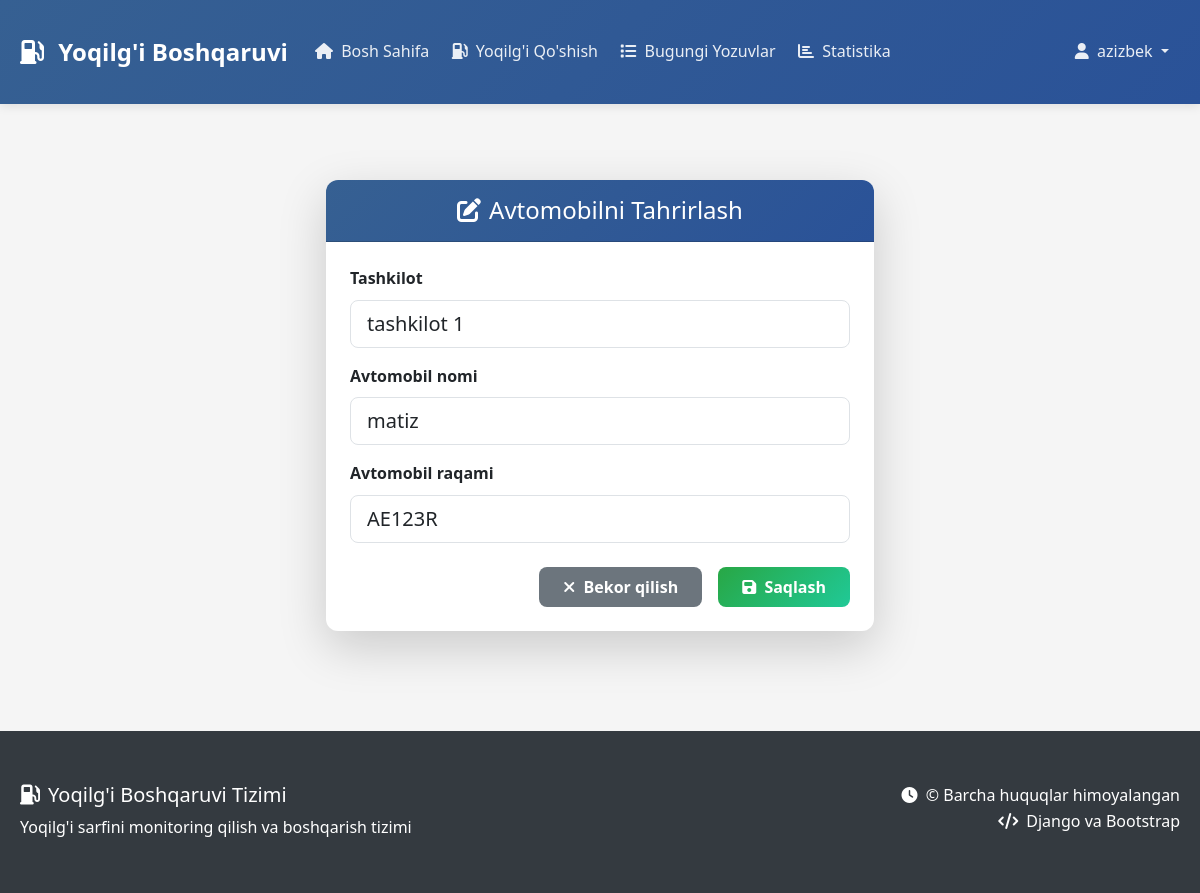
Page /avto/edit/1/ (signed in) on the committed database.
### main/models.py (models this page shows, shortened)
class User(AbstractUser):
    phone = models.CharField(max_length=15)

class Avto(models.Model):
    tashkilot = models.ForeignKey(Tashkilot,on_delete=models.CASCADE,default=1,)
    title = models.CharField(max_length=100)
    avto_number = models.CharField(max_length=20)

### main/views.py (the view)
# urls.py: path('avto/edit/<int:pk>/', avto_edit, name='avto_edit'),
@login_required
def avto_edit(request, pk):
    avto = get_object_or_404(Avto, pk=pk)
    tashkilotlar = Tashkilot.objects.all()
    if request.method == 'POST':
        form = AvtoForm(request.POST, instance=avto)
        if form.is_valid():
            form.save()
            messages.success(request, 'Avtomobil muvaffaqiyatli yangilandi!')
            return redirect('admin_panel')
    else:
        form = AvtoForm(instance=avto)
    return render(request, 'avto_edit.html', {'form': form,"tashkilotlar":tashkilotlar})

### main/forms.py
class AvtoForm(forms.ModelForm):
    class Meta:
        model = Avto
        fields = ['tashkilot', 'title', 'avto_number']
        widgets = {
            'tashkilot': forms.Select(attrs={'class': 'form-control'}),
            'title': forms.TextInput(attrs={
                'class': 'form-control',
                'placeholder': 'Avtomobil nomi'
            }),
            'avto_number': forms.TextInput(attrs={
                'class': 'form-control',
                'placeholder': 'Avtomobil raqami'
            })
        }
        labels = {
            'tashkilot': 'Tashkilot',
            'title': 'Avtomobil Nomi',
            'avto_number': 'Avtomobil Raqami'
        }

### templates/avto_edit.html (shortened to what this page needs)
{% extends 'base.html' %}
{% load static %}
{% block content %}
<div class="container py-4">
    <div class="row justify-content-center">
        <div class="col-md-6">
            <div class="card border-0 shadow-lg">
                <div class="card-header bg-primary text-white py-3">
                    <h4 class="mb-0 text-center">
                        <i class="fas fa-edit me-2"></i>Avtomobilni Tahrirlash
                    </h4>
                </div>
                <div class="card-body p-4">
                    <form method="post">
                        <div class="mb-3">
                            <label for="id_tashkilot" class="form-label fw-bold">Tashkilot</label>
                            <select name="tashkilot"
                                    id="id_tashkilot"
                                    class="form-control form-control-lg {% if form.tashkilot.errors %}is-invalid{% endif %}"
                                    required>
                                {% for tashkilot in tashkilotlar %}
                                <option value="{{ tashkilot.id }}" {% if form.tashkilot.value == tashkilot.id %}selected{% endif %}>
                                    {{ tashkilot.title }}
                                </option>
                                {% endfor %}
                            </select>
                        </div>
                        <div class="mb-3">
                            <label for="id_title" class="form-label fw-bold">Avtomobil nomi</label>
                            <input type="text"
                                   name="title"
                                   id="id_title"
                                   class="form-control form-control-lg {% if form.title.errors %}is-invalid{% endif %}"
                                   value="{{ form.title.value|default:'' }}"
                                   required>
                        </div>
                        <div class="mb-3">
                            <label for="id_avto_number" class="form-label fw-bold">Avtomobil raqami</label>
                            <input type="text"
                                   name="avto_number"
                                   id="id_avto_number"
                                   class="form-control form-control-lg {% if form.avto_number.errors %}is-invalid{% endif %}"
                                   value="{{ form.avto_number.value|default:'' }}"
                                   required>
                        </div>
                        <div class="d-grid gap-2 d-md-flex justify-content-md-end mt-4">
                            <a href="{% url 'admin_panel' %}" class="btn btn-secondary me-md-2 px-4">
                                <i class="fas fa-times me-1"></i> Bekor qilish
                            </a>
                            <button type="submit" class="btn btn-success px-4">
                                <i class="fas fa-save me-1"></i> Saqlash
                            </button>
                        </div>
                    </form>
                </div>
            </div>
        </div>
    </div>
</div>
{% endblock %}

### templates/base.html (shortened to what this page needs)
{% load static %}
<!DOCTYPE html>
<html lang="uz">
<head>
    <link href="https://cdn.jsdelivr.net/npm/bootstrap@5.3.0/dist/css/bootstrap.min.css" rel="stylesheet">
    <link href="https://cdnjs.cloudflare.com/ajax/libs/font-awesome/6.4.0/css/all.min.css" rel="stylesheet">
    <link rel="stylesheet" href="{% static 'css/style.css' %}">
</head>
<body>
    <nav class="navbar navbar-expand-lg navbar-dark sticky-top">
        <div class="container">
            <a class="navbar-brand" href="{% url 'home' %}">
                <i class="fas fa-gas-pump me-2"></i>
                Yoqilg'i Boshqaruvi
            </a>
            <div class="collapse navbar-collapse" id="navbarNav">
                <ul class="navbar-nav me-auto">
                    <li class="nav-item">
                        <a class="nav-link {% if request.resolver_match.url_name == 'home' %}active{% endif %}" href="{% url 'home' %}">
                            <i class="fas fa-home me-1"></i> Bosh Sahifa
                        </a>
                    </li>
                    {% if user.is_authenticated %}
                    <li class="nav-item">
                        <a class="nav-link {% if request.resolver_match.url_name == 'yoqilgi_quyish' %}active{% endif %}" href="{% url 'yoqilgi_quyish' %}">
                            <i class="fas fa-gas-pump me-1"></i> Yoqilg'i Qo'shish
                        </a>
                    </li>
                    <li class="nav-item">
                        <a class="nav-link {% if request.resolver_match.url_name == 'bugungi_yoqilgilar' %}active{% endif %}" href="{% url 'bugungi_yoqilgilar' %}">
                            <i class="fas fa-list me-1"></i> Bugungi Yozuvlar
                        </a>
                    </li>
                    <li class="nav-item">
                        <a class="nav-link {% if request.resolver_match.url_name == 'statistics' %}active{% endif %}" href="{% url 'statistics' %}">
                            <i class="fas fa-chart-bar me-1"></i> Statistika
                        </a>
                    </li>
                    {% endif %}
                </ul>
                <ul class="navbar-nav">
                    {% if user.is_authenticated %}
                    <li class="nav-item dropdown">
                        <a class="nav-link dropdown-toggle" href="#" role="button" data-bs-toggle="dropdown">
                            <i class="fas fa-user me-1"></i> {{ user.username }}
                        </a>
                    </li>
                    {% else %}
                    <li class="nav-item">
                        <a class="nav-link" href="{% url 'login' %}">
                            <i class="fas fa-sign-in-alt me-1"></i> Kirish
                        </a>
                    </li>
                    {% endif %}
                </ul>
            </div>
        </div>
    </nav>
    <main class="main-content">
        <div class="container">
            <div id="mainContent">
                {% block content %}
                {% endblock %}
            </div>
        </div>
    </main>
    <footer class="footer">
        <div class="container">
            <div class="row">
                <div class="col-md-6">
                    <h5><i class="fas fa-gas-pump me-2"></i>Yoqilg'i Boshqaruvi Tizimi</h5>
                    <p class="mb-0">Yoqilg'i sarfini monitoring qilish va boshqarish tizimi</p>
                </div>
                <div class="col-md-6 text-md-end">
                    <p class="mb-0">
                        <i class="fas fa-clock me-1"></i>
                        {{ current_year }} © Barcha huquqlar himoyalangan
                    </p>
                    <p class="mb-0">
                        <i class="fas fa-code me-1"></i>
                        Django va Bootstrap
                    </p>
                </div>
            </div>
        </div>
    </footer>
</body>
</html>

### static/css/style.css (style rules this page uses)
* { margin: 0; padding: 0; box-sizing: border-box; font-family: 'Segoe UI', Tahoma, Geneva, Verdana, sans-serif; }
body { background-color: #f5f5f5; color: #333; line-height: 1.6; }
.container { max-width: 1200px; margin: 0 auto; padding: 20px; }
label { display: block; margin-bottom: 5px; font-weight: 500; }
input, select { width: 100%; padding: 10px; border: 1px solid #ddd; border-radius: 5px; font-size: 16px; }
button { padding: 10px 15px; border: none; border-radius: 5px; cursor: pointer; font-size: 16px; transition: background-color 0.3s; }
.btn-secondary { background-color: #6c757d; color: white; }
.btn-success { background-color: #28a745; color: white; }

### templates/base.html (style rules this page uses)
:root { --primary-color: #366092; --secondary-color: #6c757d; --success-color: #28a745; --warning-color: #ffc107; --danger-color: #dc3545; --light-color: #f8f9fa; --dark-color: #343a40; }
body { font-family: 'Segoe UI', Tahoma, Geneva, Verdana, sans-serif; background-color: #f5f5f5; margin: 0; padding: 0; min-height: 100vh; display: flex; flex-direction: column; }
.navbar { background: linear-gradient(135deg, var(--primary-color), #2a5298); box-shadow: 0 2px 10px rgba(0,0,0,0.1); }
.navbar-brand { font-weight: 700; font-size: 1.5rem; }
.navbar-nav .nav-link { color: rgba(255,255,255,0.9) !important; font-weight: 500; padding: 0.5rem 1rem; margin: 0 0.2rem; border-radius: 0.375rem; transition: all 0.3s ease; }
.main-content { flex: 1; padding: 2rem 0; }
.card { border: none; border-radius: 12px; box-shadow: 0 4px 6px rgba(0, 0, 0, 0.1); transition: transform 0.3s ease, box-shadow 0.3s ease; margin-bottom: 1.5rem; }
.card-header { background: linear-gradient(135deg, var(--primary-color), #2a5298); color: white; border-radius: 12px 12px 0 0 !important; padding: 1rem 1.5rem; font-weight: 600; }
.btn { border-radius: 8px; font-weight: 600; padding: 0.5rem 1.5rem; transition: all 0.3s ease; border: none; }
.btn-success { background: linear-gradient(135deg, var(--success-color), #20c997); }
.footer { background-color: var(--dark-color); color: white; padding: 2rem 0; margin-top: auto; }

### rows in the picture
User: username "azizbek"
Avto: title "matiz", avto_number "AE123R"

### other values in the picture
form field tashkilot "tashkilot 1"
